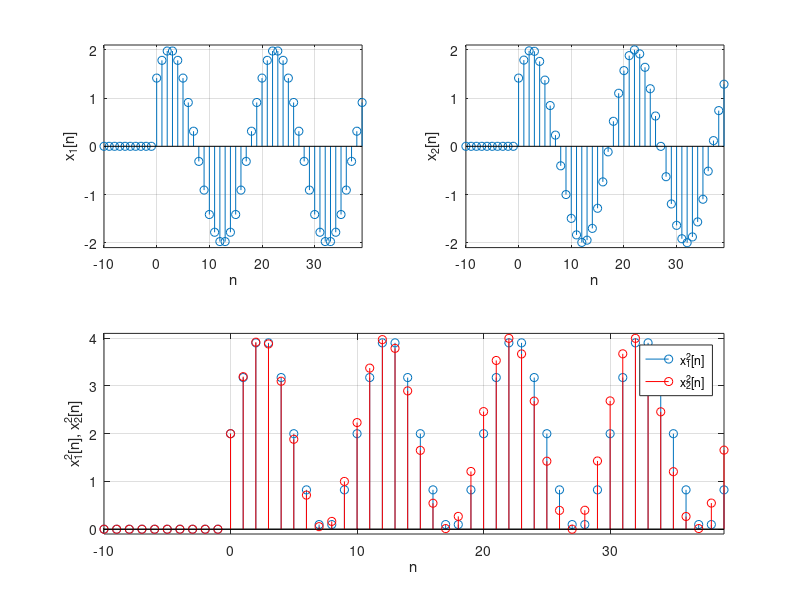

Recreate this plot in MATLAB.
% 
% Example 8.7
%
% Power computation 
%
clear all;clf
n=0:100000;
x2=2*cos(0.1*n*3.2-pi/4); % non-periodic for positive n
x1=2*cos(0.1*n*pi-pi/4); % periodic for positive n
x22=[zeros(1,10) x2(1:40)];
x11=[zeros(1,10) x1(1:40)];
N=length(x1)
Px1=sum(x1.^2)/(2*N) % power of x1
Px2=sum(x2.^2)/(2*N) % power of x2
P1=sum(x1(1:20).^2)/(20); %power in period of x1

n1=-10:39;
figure(1)
subplot(221)
stem(n1,x11); grid; xlabel('n'); ylabel('x_1[n]'); axis([-10 39 -2.1 2.1])
subplot(222)
stem(n1,x22); grid; xlabel('n'); ylabel('x_2[n]'); axis([-10 39 -2.1 2.1])
subplot(212)
stem(n1,x11.^2)
hold on
stem(n1,x22.^2,'r'); grid; xlabel('n'); ylabel('x_1^2[n], x_2^2[n]')
axis([-10 39 -0.1 4.1]); legend('x_1^2[n]','x_2^2[n]')
hold off

Px1=x1(1)^2;N=length(x1);
Px2=x2(1)^2;
for k=2:N,
 Px1=Px1+x1(k)^2;
 Px2=Px2+x2(k)^2;
end
Px1=Px1/(2*N+1)
Px2=Px2/(2*N+1)
